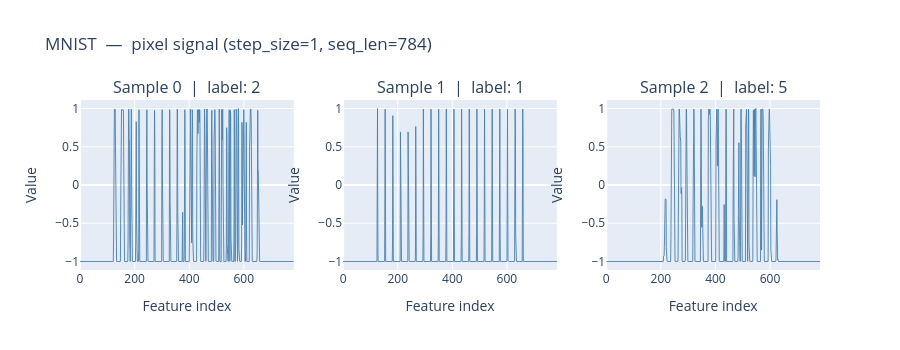

This figure's notebook cell:
### Markdown cell above
---
## 5  Visualisations

These plots work for any compatible dataset. Change `DATASET` / `STEP_SIZE` in section 4
and re-run this section to visualise a different dataset.

### 5.1  Time-series signal — first few samples

### Code cell
# Load pixels-only for visualisation (no label concatenation needed)
X_vis, labels_vis = load_data_as_sequence(DATASET, step_size=STEP_SIZE, local=True,
                                           label_every_step=False)
seq_len = X_vis.shape[1]

sample_indices = [0, 1, 2]
fig = make_subplots(
    rows=1, cols=3,
    subplot_titles=[
        f"Sample {i}  |  label: {int(np.argmax(labels_vis[i]))}"
        for i in sample_indices
    ],
)

for col, idx in enumerate(sample_indices, start=1):
    # Flatten all step channels into a single 1-D signal
    signal = X_vis[idx].reshape(-1)
    fig.add_trace(
        go.Scatter(
            y=signal,
            mode='lines' if len(signal) > 80 else 'lines+markers',
            line=dict(color='steelblue', width=0.9),
            showlegend=False,
        ),
        row=1, col=col,
    )
    fig.update_xaxes(title_text="Feature index", row=1, col=col)
    fig.update_yaxes(title_text="Value", row=1, col=col)

fig.update_layout(
    title=f"{DATASET}  —  pixel signal (step_size={STEP_SIZE}, seq_len={seq_len})",
    height=350,
)
fig.show()

### Figure 1 — Plotly figure (JSON) as saved in the notebook; plotly's stock layout.template omitted (floating-point values rounded to 4 significant figures; data arrays with more than 128 entries replaced by an {"elided": "..."} marker saying what was removed)
{"data": [{"line": {"color": "steelblue", "width": 0.9}, "mode": "lines", "showlegend": false, "type": "scatter", "xaxis": "x", "y": {"elided": "784 float values"}, "yaxis": "y"}, {"line": {"color": "steelblue", "width": 0.9}, "mode": "lines", "showlegend": false, "type": "scatter", "xaxis": "x2", "y": {"elided": "784 float values"}, "yaxis": "y2"}, {"line": {"color": "steelblue", "width": 0.9}, "mode": "lines", "showlegend": false, "type": "scatter", "xaxis": "x3", "y": {"elided": "784 float values"}, "yaxis": "y3"}], "layout": {"annotations": [{"font": {"size": 16}, "showarrow": false, "text": "Sample 0  |  label: 2", "x": 0.1444, "xanchor": "center", "xref": "paper", "y": 1, "yanchor": "bottom", "yref": "paper"}, {"font": {"size": 16}, "showarrow": false, "text": "Sample 1  |  label: 1", "x": 0.5, "xanchor": "center", "xref": "paper", "y": 1, "yanchor": "bottom", "yref": "paper"}, {"font": {"size": 16}, "showarrow": false, "text": "Sample 2  |  label: 5", "x": 0.8556, "xanchor": "center", "xref": "paper", "y": 1, "yanchor": "bottom", "yref": "paper"}], "height": 350, "title": {"text": "MNIST  —  pixel signal (step_size=1, seq_len=784)"}, "xaxis": {"anchor": "y", "domain": [0, 0.2889], "title": {"text": "Feature index"}}, "xaxis2": {"anchor": "y2", "domain": [0.3556, 0.6444], "title": {"text": "Feature index"}}, "xaxis3": {"anchor": "y3", "domain": [0.7111, 1], "title": {"text": "Feature index"}}, "yaxis": {"anchor": "x", "domain": [0, 1], "title": {"text": "Value"}}, "yaxis2": {"anchor": "x2", "domain": [0, 1], "title": {"text": "Value"}}, "yaxis3": {"anchor": "x3", "domain": [0, 1], "title": {"text": "Value"}}}}
